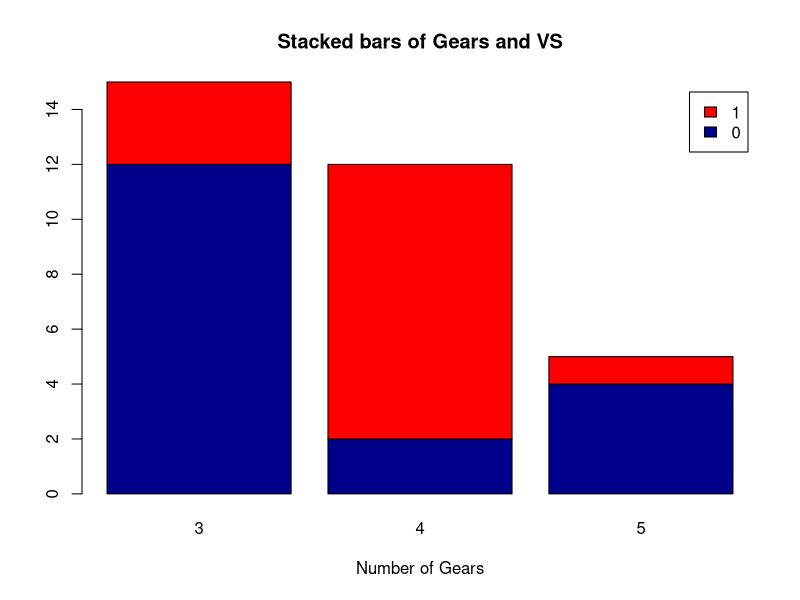
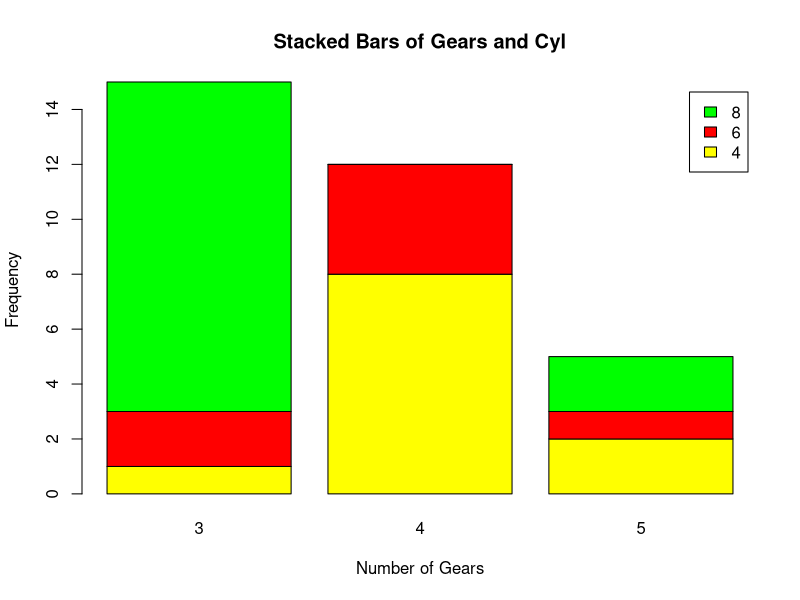
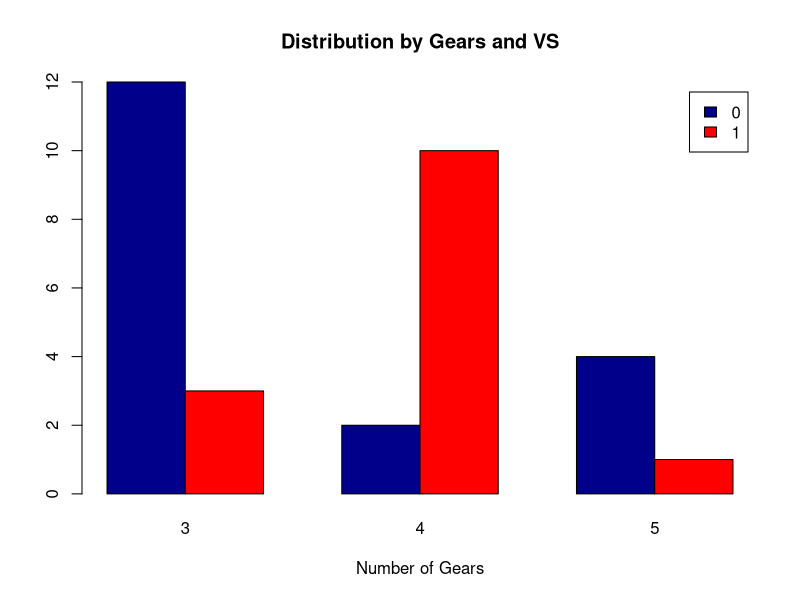
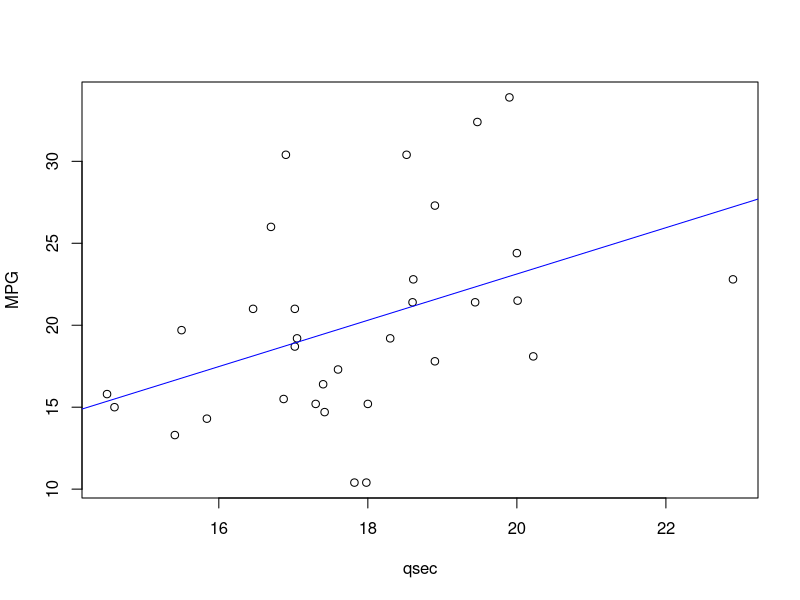
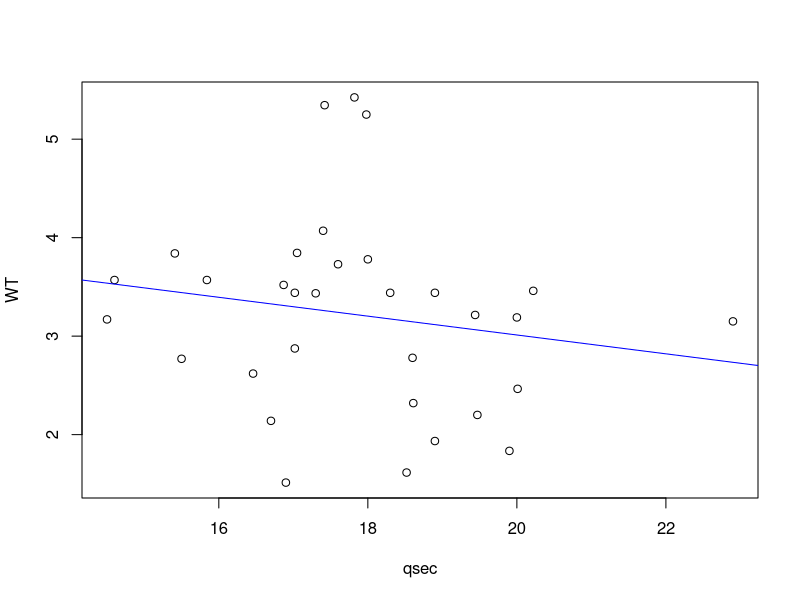
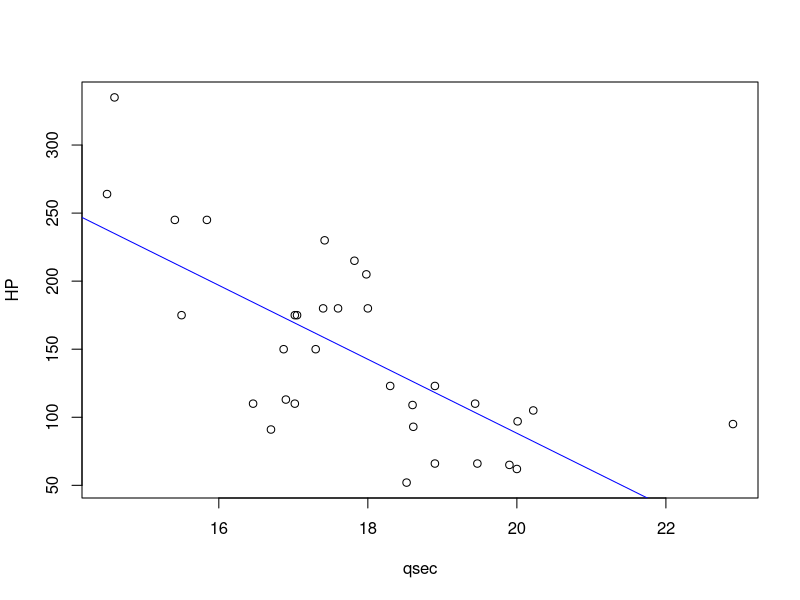
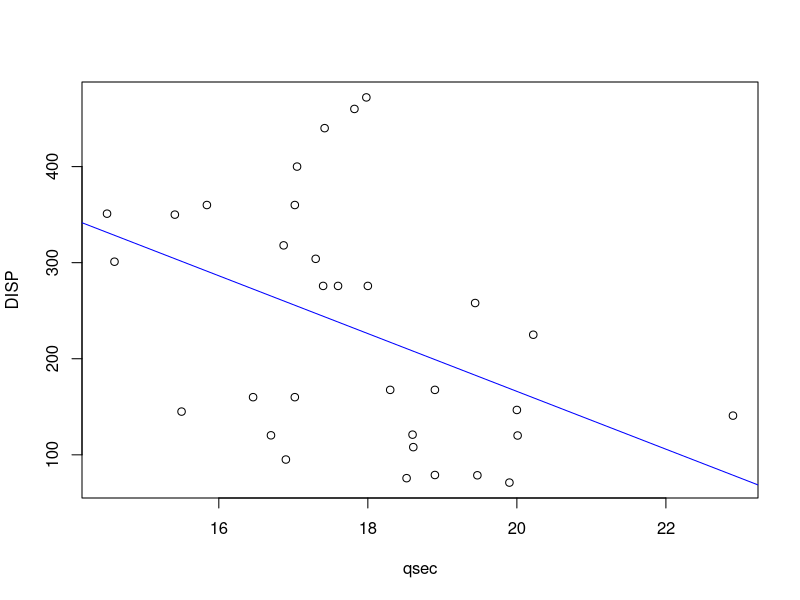

The R script that drew these images, in order:
# Sample Solution to exercises in basic_charting_notes.r
attach(mtcars)


# (1) Stacked Bar Plot

# create a table with row=vs and col=gear 
counts <- table(mtcars$vs, mtcars$gear)
#    3 4 5
# 0 12 2 4
# 1 3 10 1

# R recognises each col as Group, and each row as a subgroup
# and plots them automatically
barplot(counts, main="Stacked bars of Gears and VS",
	xlab="Number of Gears", col=c("darkblue","red"),
	legend = rownames(counts)) 

# (2) Stacked Bars of Cyl and gear 
gearcyl = table(mtcars$cyl, mtcars$gear)
barplot(gearcyl, main = "Stacked Bars of Gears and Cyl", 
	xlab = "Number of Gears", ylab= "Frequency", 
	col = c("yellow", "red", "green"), 
	legend = rownames(gearcyl))


# (3) Grouped Bar Plot

# "beside" allows toggle between the grouped and the stacked barchart
counts = table(mtcars$vs, mtcars$gear)
barplot(counts, main="Distribution by Gears and VS",
	xlab="Number of Gears", 
	col=c("darkblue","red"), 
	legend = rownames(counts), beside=TRUE) 

# (4) Scatter plots
# positive relationship. The > Mpg, the slower pickup
plot(qsec, mpg,
     xlab="qsec", ylab="MPG")
abline(lm(mpg ~ qsec, data = mtcars), col = "blue")

# inconclusive but inclined towards no relationship
plot(qsec, wt,
     xlab="qsec", ylab="WT")
abline(lm(wt ~ qsec, data = mtcars), col = "blue")

# has negative relationship. The higher HP the fast pickup
plot(qsec, hp,
     xlab="qsec", ylab="HP")
abline(lm(hp ~ qsec, data = mtcars), col = "blue")

# negative or inconclusive (outliers)
plot(qsec, disp,
     xlab="qsec", ylab="DISP")
abline(lm(disp ~ qsec, data = mtcars), col = "blue")



